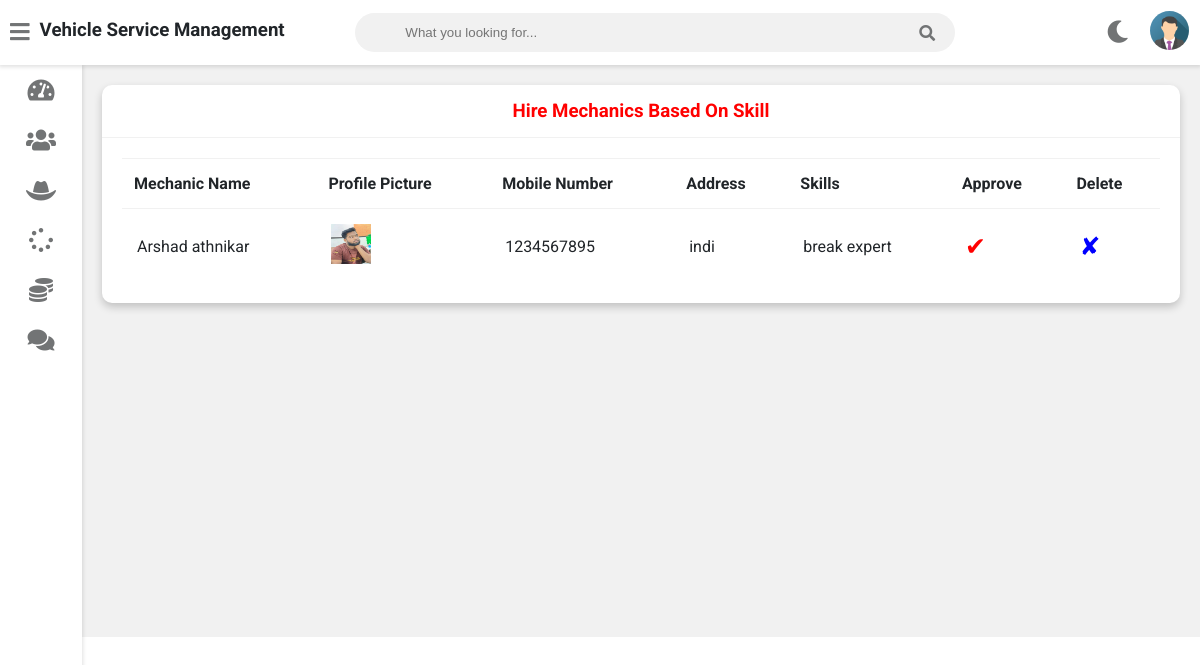
The page /admin-approve-mechanic (signed in) on the database its author committed.
### vehicle/models.py (models this page shows, shortened)
class Mechanic(models.Model):
    user=models.OneToOneField(User,on_delete=models.CASCADE)
    profile_pic= models.ImageField(upload_to='profile_pic/MechanicProfilePic/',null=True,blank=True)
    address = models.CharField(max_length=40)
    skill = models.CharField(max_length=500,null=True)
    mobile = models.CharField(max_length=10,null=False)
    salary=models.PositiveIntegerField(null=True)
    status=models.BooleanField(default=False)
    @property
    def get_name(self):
        return self.user.first_name+" "+self.user.last_name

### vehicle/views.py (the view)
# urls.py: path('admin-approve-mechanic',views.admin_approve_mechanic_view,name='admin-approve-mechanic'),
@login_required(login_url='adminlogin')
def admin_approve_mechanic_view(request):
    mechanics=models.Mechanic.objects.all().filter(status=False)
    return render(request,'vehicle/admin_approve_mechanic.html',{'mechanics':mechanics})

### vehicle/auth.py (called while the page is built)
    def get_user(self, user_id):
        try:
            return User.objects.get(pk=user_id)
        except User.DoesNotExist:
            return None

### templates/vehicle/admin_approve_mechanic.html
{% extends 'vehicle/adminbase.html' %}
{% block content %}
{% load static %}
	<div class="wrapper">
		<div class="row">
			<div class="col-12 col-m-12 col-sm-12">
				<div class="card">
					<div class="card-header">
						<h3 style="color:red; text-align:center" >
							Hire Mechanics Based On Skill
						</h3>
					</div>
					<div class="card-content">
						<table>
							<thead>
                <tr>
                  <th>Mechanic Name</th>
                  <th>Profile Picture</th>
                  <th>Mobile Number</th>
                  <th>Address</th>
                  <th>Skills</th>
                  <th>Approve</th>
                  <th>Delete</th>
                </tr>
							</thead>
							<tbody>
                {% for m in mechanics %}
                <tr>
                  <td> {{m.get_name}}</td>
                  <td> <img src="{% static m.profile_pic.url %}" alt="Profile Pic" height="40px" width="40px" /></td>
                  <td>{{m.mobile}}</td>
                  <td>{{m.address}}</td>
                  <td>{{m.skill}}</td>
                  <td><a  style="color:red; text-decoration:none;font-size:25px;" href="{% url 'approve-mechanic' m.id  %}">&#10004;</a></td>
                  <td><a style="color:blue; text-decoration:none;font-size:25px;"href="{% url 'delete-mechanic' m.id  %}">&#10008;</a></td>
                </tr>
                {% endfor %}
							</tbody>
						</table>
					</div>
				</div>
			</div>
		</div>
<br><br><br><br><br><br><br><br><br><br><br><br><br><br><br><br>
	</div>
{% endblock content %}

### static/style.css (style rules this page uses)
:root { --primary-color: #1332e247; --success-color: #6ab04c; --warning-color: #f0932b; --danger-color: #eb4d4b; --light-color: #212529; --light-second-color: #727475; --light-background: #ffffff; --light-second-background: #f1f1f1; --dark-color: #909090; --dark-second-color: #f5f6fa; --dark-background: #23242D; --dark-second-background: #181818; }
.light { --main-bg-color: var(--light-background); --second-bg-color: var(--light-second-background); --main-color: var(--light-color); --second-color: var(--light-second-color); }
* { box-sizing: border-box; }
body { font-family: 'Roboto', sans-serif; background: var(--main-bg-color); color: var(--main-color); margin: 0; }
.wrapper { padding: 10px; margin-left: 82px; padding-top: 75px; background: var(--second-bg-color); transition: margin-left .5s; }
.row { display: flex; flex-wrap: wrap; flex-direction: row; }
.row:after, .row:before { box-sizing: border-box; }
[class*="col-"] { padding: 10px; }
@media only screen and (min-width: 600px) { .col-sm-12 { width: 100%; } }
@media only screen and (min-width: 768px) { .col-m-12 { width: 100%; } }
@media only screen and (min-width: 992px) { .col-12 { width: 100%; } }
.card { background: var(--main-bg-color); color: var(--main-color); border-radius: 10px; margin-bottom: 10px; box-shadow: 0 4px 8px 0 rgba(0,0,0,0.2); }
.card-header { padding: 15px 30px; border-bottom: 1px solid var(--second-bg-color); position: relative; }
.card-header h3 { margin: 0; }
.card-content { padding: 20px; overflow-x: auto; }
table { border-collapse: collapse; width: 100%; }
table td { border-top: 1px solid var(--second-bg-color); padding: 15px; }
table th { border-top: 1px solid var(--second-bg-color); border-bottom: 1px solid var(--second-bg-color); padding: 15px 12px; text-align: left; }

### rows shown on the page
Mechanic: get_name "Arshad athnikar", profile_pic (picture), mobile "1234567895", address "indi", skill "break expert"
